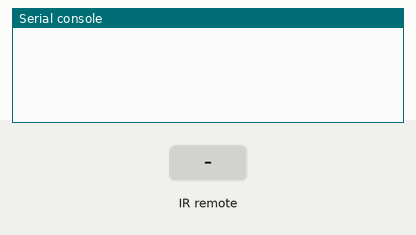
Recording of a program running on a simulated ESP32 board running MicroPython. Parts: the last lines printed to the serial console. The inputs (shaded band) are chosen by the test bench.

Above: at 1.2 s.
1.3 s: infrared code 0x45 received
At 2.1 s:
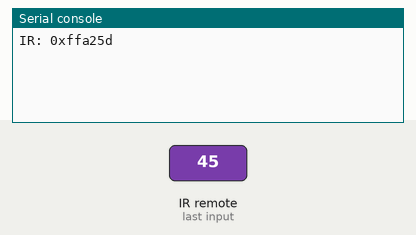
2.8 s: infrared code 0x46 received
At 3.2 s:
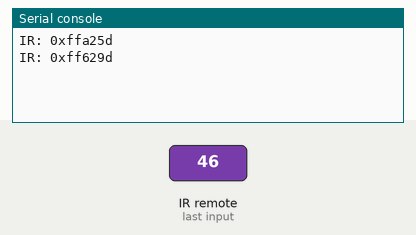
4.3 s: infrared code 0x16 received
At 5.5 s:
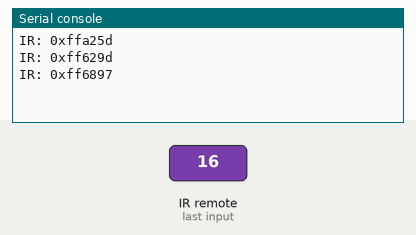
5.8 s: infrared code 0x0C received
At 6.7 s:
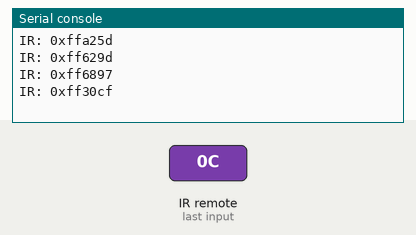

The program:

readinfrared.py
```python
from machine import Pin, time_pulse_us
import utime
n_pin_sensor_ir = 27 # D2 arduino
# Use the mapping helper from earlier to resolve Arduino D2 -> ESP32 GPIO
IR_PIN = Pin(n_pin_sensor_ir, Pin.IN, Pin.PULL_UP)  # IR receiver on Arduino D2

def _pulse(duration, level, to=25000):
    # measure a pulse and check it’s close to expected 'duration' (µs)
    t = time_pulse_us(IR_PIN, level, to)
    return t if t > 0 and abs(t - duration) < duration * 0.4 else -1

def ir_read_nec(timeout_ms=300):
    """
    Blocking read of one NEC frame.
    Returns 32-bit int (address<<16 | co    mmand<<8 | ~command) or None on timeout.
    """
    # what does this do
    t0 = utime.ticks_ms()
    while utime.ticks_diff(utime.ticks_ms(), t0) < timeout_ms:
        # Wait for leader: ~9ms LOW, ~4.5ms HIGH
        if _pulse(9000, 0) > 0 and _pulse(4500, 1) > 0:
            data = 0
            for _ in range(32):
                if _pulse(560, 0) < 0:
                    return None
                hi = time_pulse_us(IR_PIN, 1, 10000)
                if hi < 0:
                    return None
                bit = 1 if hi > 1000 else 0  # ~560us => 0, ~1690us => 1
                data = (data << 1) | bit
            return data
    return None

# Demo loop: print decoded NEC code when a key is pressed
while True:
    code = ir_read_nec()
    if code is not None:
        print("IR:", hex(code))
```

Measured:
- after the input at 1.3 s, the serial console: prints a new line after 0.07 s (image 1)
- after the input at 2.8 s, the serial console: prints a new line after 0.07 s (image 2)
- after the input at 4.3 s, the serial console: prints a new line after 0.07 s (image 3)
- after the input at 5.8 s, the serial console: prints a new line after 0.07 s (image 4)
